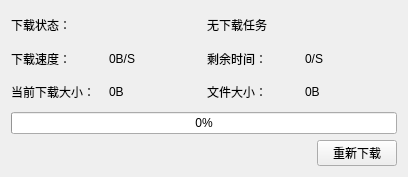
<?xml version="1.0" encoding="UTF-8"?>
<ui version="4.0">
 <class>MainWindow</class>
 <widget class="QMainWindow" name="MainWindow">
  <property name="geometry">
   <rect>
    <x>0</x>
    <y>0</y>
    <width>408</width>
    <height>177</height>
   </rect>
  </property>
  <property name="windowTitle">
   <string>海勒ERP更新窗口</string>
  </property>
  <property name="windowIcon">
   <iconset resource="icon.qrc">
    <normaloff>:/icon/HiramClient_Icon50.ico</normaloff>:/icon/HiramClient_Icon50.ico</iconset>
  </property>
  <widget class="QWidget" name="centralWidget">
   <layout class="QVBoxLayout" name="verticalLayout">
    <item>
     <layout class="QVBoxLayout" name="verticalLayout_2">
      <item>
       <layout class="QHBoxLayout" name="horizontalLayout"/>
      </item>
      <item>
       <layout class="QHBoxLayout" name="horizontalLayout_2">
        <item>
         <widget class="QLabel" name="label_2">
          <property name="text">
           <string>下载状态：</string>
          </property>
         </widget>
        </item>
        <item>
         <widget class="QLabel" name="labStatus">
          <property name="text">
           <string>无下载任务</string>
          </property>
         </widget>
        </item>
       </layout>
      </item>
      <item>
       <layout class="QHBoxLayout" name="horizontalLayout_3">
        <item>
         <widget class="QLabel" name="label_4">
          <property name="text">
           <string>下载速度：</string>
          </property>
         </widget>
        </item>
        <item>
         <widget class="QLabel" name="labelSpeed">
          <property name="text">
           <string>0B/S</string>
          </property>
         </widget>
        </item>
        <item>
         <widget class="QLabel" name="label_6">
          <property name="text">
           <string>剩余时间：</string>
          </property>
         </widget>
        </item>
        <item>
         <widget class="QLabel" name="labelRemainTime">
          <property name="text">
           <string>0/S</string>
          </property>
         </widget>
        </item>
       </layout>
      </item>
      <item>
       <layout class="QHBoxLayout" name="horizontalLayout_4">
        <item>
         <widget class="QLabel" name="label_8">
          <property name="text">
           <string>当前下载大小：</string>
          </property>
         </widget>
        </item>
        <item>
         <widget class="QLabel" name="labelCurrentDownload">
          <property name="text">
           <string>0B</string>
          </property>
         </widget>
        </item>
        <item>
         <widget class="QLabel" name="label_10">
          <property name="text">
           <string>文件大小：</string>
          </property>
         </widget>
        </item>
        <item>
         <widget class="QLabel" name="labelFileSize">
          <property name="text">
           <string>0B</string>
          </property>
         </widget>
        </item>
       </layout>
      </item>
      <item>
       <widget class="QProgressBar" name="progressBar">
        <property name="value">
         <number>0</number>
        </property>
       </widget>
      </item>
     </layout>
    </item>
    <item>
     <layout class="QHBoxLayout" name="horizontalLayout_5">
      <item>
       <spacer name="horizontalSpacer">
        <property name="orientation">
         <enum>Qt::Horizontal</enum>
        </property>
        <property name="sizeHint" stdset="0">
         <size>
          <width>40</width>
          <height>20</height>
         </size>
        </property>
       </spacer>
      </item>
      <item>
       <widget class="QPushButton" name="btnRetry">
        <property name="text">
         <string>重新下载</string>
        </property>
       </widget>
      </item>
     </layout>
    </item>
   </layout>
  </widget>
  <widget class="QMenuBar" name="menuBar">
   <property name="geometry">
    <rect>
     <x>0</x>
     <y>0</y>
     <width>408</width>
     <height>22</height>
    </rect>
   </property>
  </widget>
 </widget>
 <layoutdefault spacing="6" margin="11"/>
 <resources>
  <include location="icon.qrc"/>
 </resources>
 <connections/>
</ui>
